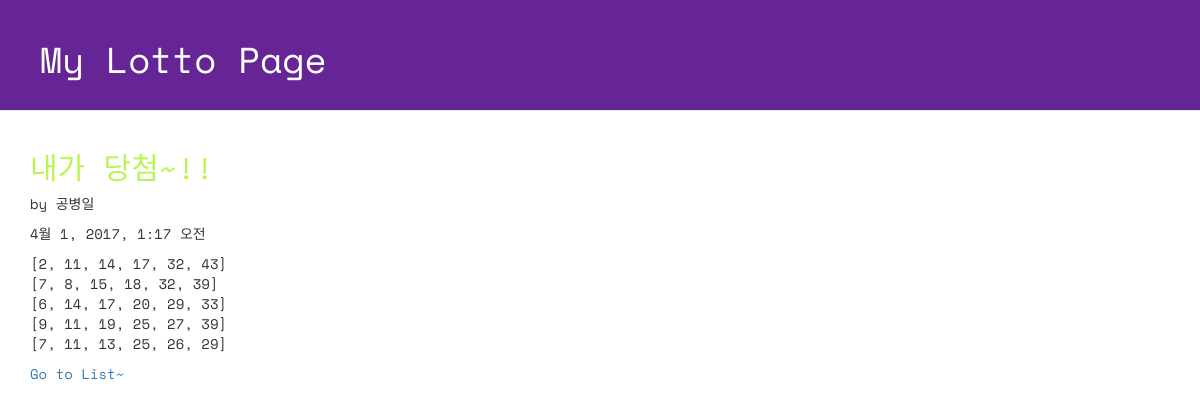
The page /lotto/6/detail/ on the database its author committed.
### lotto/models.py (models this page shows, shortened)
class GuessNumbers(models.Model):
    name = models.CharField(max_length=24)
    lottos = models.CharField(max_length=255, default='[1, 2, 3, 4, 5, 6]')
    text = models.CharField(max_length=255)
    num_lotto = models.IntegerField(default=5)
    update_date = models.DateTimeField()

### lotto/views.py (the view)
# urls.py: url(r'^(?P<lottoKey>[0-9]+)/detail/$', views.detail, name="detail"),
def detail(request, lottoKey):
    lotto = GuessNumbers.objects.get(pk = lottoKey)
    return render(request, "lotto/detail.html", {"lotto":lotto})

### lotto/templates/lotto/detail.html (shortened to what this page needs)
<!DOCTYPE html>
{% load staticfiles %}
<html lang="ko">
<head>
    <link rel="stylesheet" href="//maxcdn.bootstrapcdn.com/bootstrap/3.2.0/css/bootstrap.min.css">
    <link rel="stylesheet" href="//maxcdn.bootstrapcdn.com/bootstrap/3.2.0/css/bootstrap-theme.min.css">
    <link rel="stylesheet" href="{% static 'css/lotto.css' %}">
</head>
<body>
<div class="page-header">
    <h1>My Lotto Page</h1>
</div>
<div class="container lotto">
    <h2>{{ lotto.text }}</h2>
    <p> by {{ lotto.name }}</p>
    <p> {{ lotto.update_date }}</p>
    <p> {{ lotto.lottos|linebreaksbr }}</p>
    <h7><a href="/lotto">Go to List~</a></h7>
</div>
</body>
</html>

### lotto/static/css/lotto.css (style rules this page uses)
.page-header { background-color: #652596; margin-top: 0; padding: 20px 20px 20px 40px; font-family: 'Space Mono', monospace; }
.page-header h1 { color: #FFFFFF; }
.container { font-family: 'Space Mono', monospace; }
.container h2 { color: #b9f555; }

### rows shown on the page
GuessNumbers: text "내가 당첨~!!", name "공병일", update_date "4월 1, 2017, 1:17 오전", lottos "[2, 11, 14, 17, 32, 43] [7, 8, 15, 18, 32, 39] [6, 14, 17, 20, 29, 33] [9, 11, 19, 25, 27, 39] [7, 11, 13, 25, 26, 29]"
